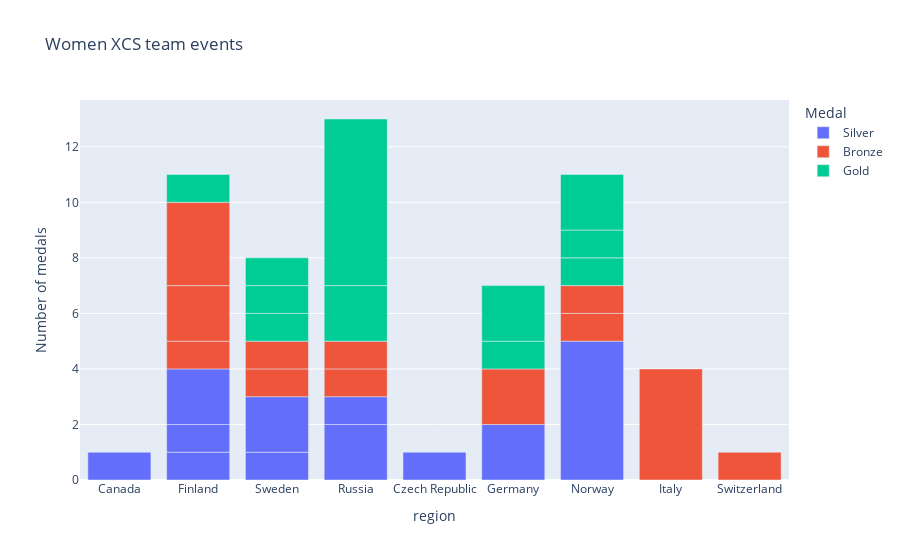

Notebook cell for this chart:
### Code cell
fig = px.bar(
    result_women_team,
    x="region",
    y=0,
    color="Medal",
    labels={"Sport": "Sport", "0": "Number of medals"},
    title="Women XCS team events",
)
fig.show()

### Figure 1 — Plotly figure (JSON) as saved in the notebook; plotly's stock layout.template omitted (floating-point values rounded to 4 significant figures)
{"data": [{"alignmentgroup": "True", "hovertemplate": "Medal=Silver<br>region=%{x}<br>Number of medals=%{y}<extra></extra>", "legendgroup": "Silver", "marker": {"color": "#636efa", "pattern": {"shape": ""}}, "name": "Silver", "offsetgroup": "Silver", "orientation": "v", "showlegend": true, "textposition": "auto", "type": "bar", "x": ["Canada", "Finland", "Sweden", "Finland", "Russia", "Sweden", "Czech Republic", "Finland", "Germany", "Norway", "Russia"], "xaxis": "x", "y": [1, 1, 1, 1, 2, 2, 1, 2, 2, 5, 1], "yaxis": "y"}, {"alignmentgroup": "True", "hovertemplate": "Medal=Bronze<br>region=%{x}<br>Number of medals=%{y}<extra></extra>", "legendgroup": "Bronze", "marker": {"color": "#EF553B", "pattern": {"shape": ""}}, "name": "Bronze", "offsetgroup": "Bronze", "orientation": "v", "showlegend": true, "textposition": "auto", "type": "bar", "x": ["Finland", "Russia", "Sweden", "Finland", "Norway", "Russia", "Sweden", "Finland", "Germany", "Italy", "Norway", "Switzerland"], "xaxis": "x", "y": [1, 1, 1, 2, 1, 1, 1, 3, 2, 4, 1, 1], "yaxis": "y"}, {"alignmentgroup": "True", "hovertemplate": "Medal=Gold<br>region=%{x}<br>Number of medals=%{y}<extra></extra>", "legendgroup": "Gold", "marker": {"color": "#00cc96", "pattern": {"shape": ""}}, "name": "Gold", "offsetgroup": "Gold", "orientation": "v", "showlegend": true, "textposition": "auto", "type": "bar", "x": ["Germany", "Norway", "Sweden", "Finland", "Norway", "Russia", "Sweden", "Germany", "Norway", "Russia", "Sweden"], "xaxis": "x", "y": [1, 1, 1, 1, 1, 2, 1, 2, 2, 6, 1], "yaxis": "y"}], "layout": {"barmode": "relative", "legend": {"title": {"text": "Medal"}, "tracegroupgap": 0}, "title": {"text": "Women XCS team events"}, "xaxis": {"anchor": "y", "domain": [0, 1], "title": {"text": "region"}}, "yaxis": {"anchor": "x", "domain": [0, 1], "title": {"text": "Number of medals"}}}}
